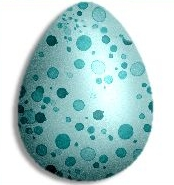
#> input picture Computer Vision/Hough Transform/egg.jpg, 174 x 185 px
$ python detectCircles.py   (older library calls are emulated)
#> lines starting #> are read from the running program, lines starting #| are printed output that depends on the picture; after the words box and inside, x2 and y2 are one past the last pixel; in counts of white or black regions, pixels touching at a corner belong together
#> further down, img is the input picture: shape (185, 174, 3); mean B, G, R 206.1, 205.8, 174.1


import numpy as np
import cv2
import matplotlib.pyplot as plt
from scipy.ndimage.filters import convolve
from collections import Counter

def detectCircles(img,radius,useGradient):
    #returns centers
#> called with radius = 60, useGradient = False
    img = cv2.cvtColor(img, cv2.COLOR_RGB2GRAY)
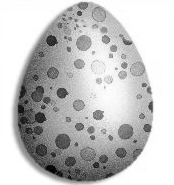
#> img: shape (185, 174); min 0, max 255, mean 196.4
    plt.figure(1)
    plt.imshow(img,cmap='gray')

    #Median Blur is great at removing noise!
    img = cv2.medianBlur(img , 11)
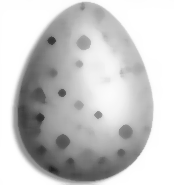
#> img: shape (185, 174); min 34, max 255, mean 200.1
    edge = cv2.Canny(img, 0, 200)
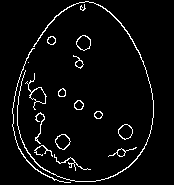
#> edge: shape (185, 174); 4.4% white in thin lines or dots, all inside (x1, y1, x2, y2) = (12, 1, 154, 183)

    plt.figure(2)
    plt.imshow(edge,cmap='gray')


    #(M,N) = img.shape
    voting_dictionary = {}
    pixels = np.argwhere(edge[:,:])
#> pixels = 1432 pairs, first value 1 to 182, second value 12 to 153
    if(useGradient):
        G_x = cv2.Sobel(edge,cv2.CV_64F,1,0)
        G_y = cv2.Sobel(edge,cv2.CV_64F,0,1)
        angle = np.arctan2(G_y, G_x)
        for x,y in pixels:
            x1 = x+ int(np.round(radius*np.cos(angle[x][y])))
            y1 = y+ int(np.round(radius*np.sin(angle[x][y])))
            x2 = x - int(np.round(radius*np.sin(angle[x][y])))
            y2 = y - int(np.round(radius*np.cos(angle[x][y])))

            if((x1,y1) not in voting_dictionary):
                voting_dictionary[(x1,y1)] =1
            else:
                voting_dictionary[(x1,y1)] += 1

            if((x2,y2) not in voting_dictionary):
                voting_dictionary[(x2,y2)] =1
            else:
                voting_dictionary[(x2,y2)] += 1
    else:
        for x,y in pixels:
            for i in range(0,360,10):
                t = i*np.pi/180
                x1 = x + int(np.round(radius*np.cos(t)))
                y1 = y + int(np.round(radius*np.sin(t)))
                if((x1,y1) not in voting_dictionary):
                    voting_dictionary[(x1,y1)] =1
                else:
                    voting_dictionary[(x1,y1)] += 1
#> this loop made 1432 passes
#> (x, y) on passes 1 to 3: (1, 85), (1, 86), (1, 87)
#> after the loop, voting_dictionary = 34438 items


    Accum = np.zeros(img.shape)
    for x,y in voting_dictionary:
        aa,bb = img.shape
        if(x>=aa or y>=bb):
            continue
        Accum[x][y] =  voting_dictionary[(x,y)]
#> this loop made 34438 passes
#> (x, y) on passes 1 to 3: (61, 85), (60, 95), (57, 106)
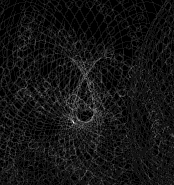
#> Accum: shape (185, 174) float64; min 0, max 14, mean 1.12; drawn with min black and max white

    plt.figure(4)
    plt.imshow(Accum)
    plt.title("Accumulator array, radius = {}".format(radius))
    fig, ax = plt.subplots()
    plt.imshow(img)
    max_n = dict(Counter(voting_dictionary).most_common(1))
#> max_n = {(122, 73): 14}
    for x,y in max_n:
        ax.add_patch(plt.Circle((y,x),radius,color=(1,0,0),fill=False))
#> this loop made 1 pass
    plt.title('The most Voted Circle')


    fig, ax = plt.subplots()
    plt.imshow(img)
    max_n = dict(Counter(voting_dictionary).most_common(10))
#> max_n = 10 items
    for x,y in max_n:
        ax.add_patch(plt.Circle((y,x),radius,color=(1,0,0),fill=False))
#> this loop made 10 passes
#> (x, y) on passes 1 to 10: (122, 73), (121, 73), (120, 72), (121, 72), (95, 76), (120, 78), (120, 79), (117, 92), (73, 86), (107, 89)
    plt.title('10 most voted circles')
    plt.show()
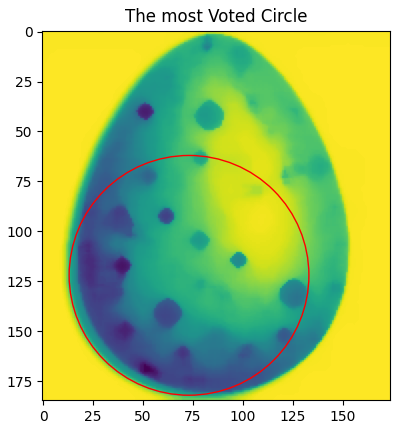
#> figure drawn by matplotlib, 1 panel
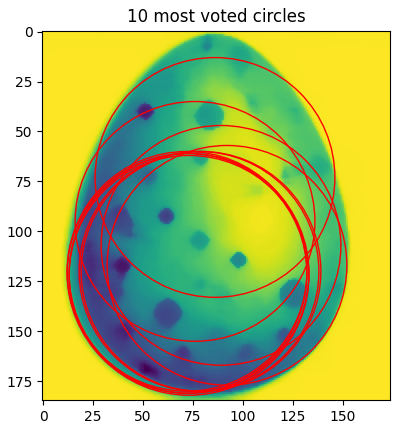
#> figure drawn by matplotlib, 1 panel

    return Accum , max_n


img = cv2.imread('egg.jpg')
img = cv2.cvtColor(img, cv2.COLOR_BGR2RGB)

Accum , max_n = detectCircles(img ,60, False)
#> max_n = 10 items

'''
Optional: execute for post processing accumulator array

n , bins, patches = plt.hist(Accum.flatten())
indexes = np.argwhere(Accum>2.8)
fig, ax = plt.subplots()
plt.imshow(img)
for row in indexes:
    x,y = row
    ax.add_patch(plt.Circle((y,x),50,color=(1,0,0),fill=False))
plt.show()

'''
